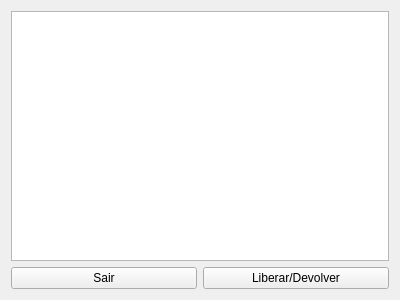
<?xml version="1.0" encoding="UTF-8"?>
<ui version="4.0">
 <class>FreeWidget</class>
 <widget class="QWidget" name="FreeWidget">
  <property name="geometry">
   <rect>
    <x>0</x>
    <y>0</y>
    <width>400</width>
    <height>300</height>
   </rect>
  </property>
  <property name="windowTitle">
   <string>Form</string>
  </property>
  <layout class="QGridLayout" name="gridLayout">
   <item row="0" column="0">
    <layout class="QVBoxLayout" name="verticalLayout">
     <item>
      <widget class="QTreeView" name="treeView">
       <property name="toolTip">
        <string>Carros cadastrados</string>
       </property>
       <property name="editTriggers">
        <set>QAbstractItemView::NoEditTriggers</set>
       </property>
       <property name="uniformRowHeights">
        <bool>true</bool>
       </property>
       <property name="sortingEnabled">
        <bool>true</bool>
       </property>
       <property name="animated">
        <bool>true</bool>
       </property>
       <property name="wordWrap">
        <bool>true</bool>
       </property>
      </widget>
     </item>
     <item>
      <layout class="QHBoxLayout" name="horizontalLayout_4">
       <item>
        <widget class="QPushButton" name="sairButton">
         <property name="text">
          <string>Sair</string>
         </property>
        </widget>
       </item>
       <item>
        <widget class="QPushButton" name="liberarButton">
         <property name="text">
          <string>Liberar/Devolver</string>
         </property>
         <property name="autoDefault">
          <bool>true</bool>
         </property>
        </widget>
       </item>
      </layout>
     </item>
    </layout>
   </item>
  </layout>
 </widget>
 <resources/>
 <connections/>
</ui>
